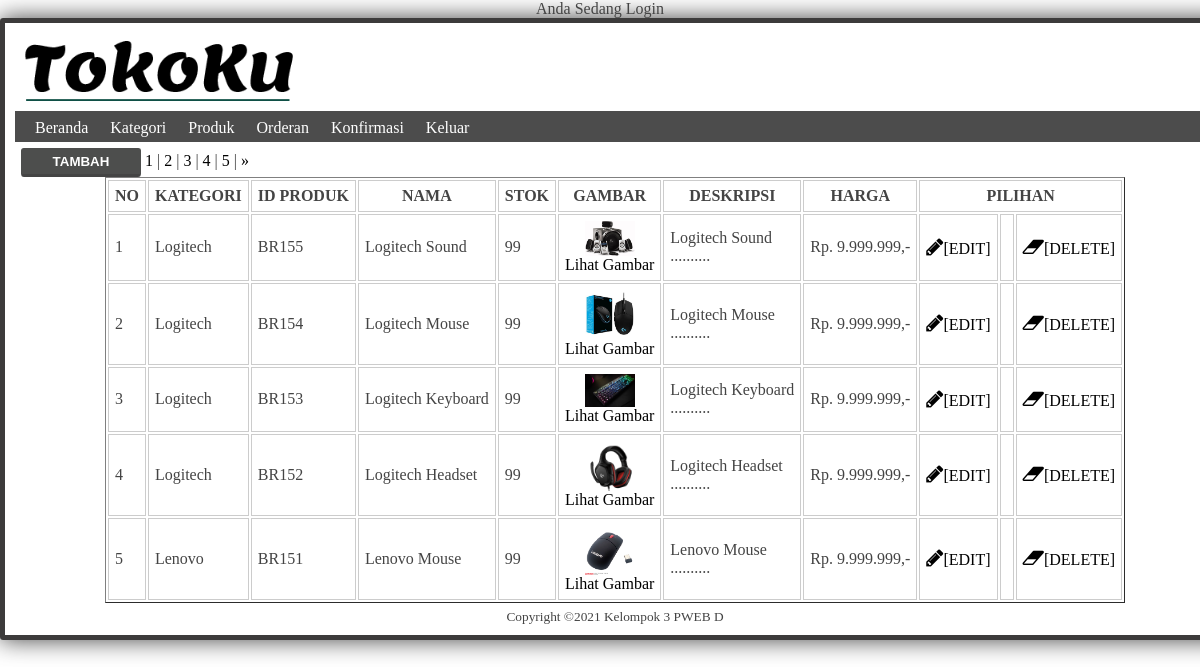
The app's page /admin/admin_product.php (signed in) with its own data.
### tables this page shows
CREATE TABLE `produk` (
  `id_produk` int(5) NOT NULL,
  `category` varchar(20) NOT NULL,
  `nama_produk` varchar(50) NOT NULL,
  `deskripsi` text NOT NULL,
  `harga` double NOT NULL,
  `stok` varchar(3) NOT NULL
);

### web_config_vars.php (called while the page is built, shortened)
<?php
$currency_prefix = "Rp. ";
$currency_postfix = ",-";
function format_currency($v){
    global $currency_prefix,$currency_postfix;
    return $currency_prefix.number_format($v,0,"",".").$currency_postfix;
}
?>

### admin/admin_product.php (the view, shortened to what this page needs)
<?php
include "header-admin.php";
echo"<div id='bgkonten'>";
echo "<a href=\"admin_product_add.php\"><input type='button' value='TAMBAH' class='btn_submit'></a> ";
$total=mysqli_num_rows(mysqli_query($GLOBALS["___mysqli_ston"], "SELECT id_produk FROM produk;"));
$rowperpage=5;
if (!empty($_GET['page'])) $recno=($_GET['page']-1)*$rowperpage; else $recno=0;
$sql = "SELECT * FROM produk ORDER BY id_produk DESC LIMIT $recno,$rowperpage;";
$result = mysqli_query($GLOBALS["___mysqli_ston"], $sql);
$ada = mysqli_num_rows($result);
$no=0;
if ($ada>0){
    for ($i=1; $i<= ceil($total/$rowperpage); $i++){
        echo '<a href="'.$_SERVER['PHP_SELF'].'?page='.$i.'">'.$i.'</a> | ';
    }
    if ($_GET['page']<ceil($total/$rowperpage)) echo '<a href="'.$_SERVER['PHP_SELF'].'?page='.($_GET['page']+1).'">&raquo; </a> ';
    echo"<center>";
    echo '
    <table border="1" class="bgproduct">
    <tr>
    <td><b>NO</td>
    <td align="center"><b>KATEGORI</td>
    <td align="center"><b>ID PRODUK</td>
    <td align="center"><b>NAMA</td>
     <td align="center"><b>STOK</td>
      <td align="center"><b>GAMBAR</td>
    <td align="center"><b>DESKRIPSI</td>
    <td align="center"><b>HARGA</td>
    <td colspan="4" align="center"> <b>PILIHAN</td>
    </tr>
    ';
      while ($row = mysqli_fetch_array($result)){
      $no++;
			echo "<tr><td>".($recno+$no)."</td>";
			if (file_exists("../items/".$row['id_produk'].".jpg"))
          $gambar="<a href=\"../items/".$row['id_produk'].".jpg\" target='_blank'><img src=\"../items/".$row['id_produk'].".jpg\" width=50 ></br>Lihat Gambar</a>";
      else
          $gambar="";
				   echo "<td>".$row['category']."</td>";
           echo "<td>BR".$row['id_produk']."</td>";
				   echo "<td>".$row['nama_produk']."</td>";
           echo "<td>".$row['stok']."</td>";
           echo "<td align='center'>".$gambar."</td>";
				   echo "<td>".substr($row['deskripsi'], 0, 100)."..........</td>";
				   echo "<td>".format_currency($row['harga'])."</td>";
				   echo "<td><a href=\"admin_product_edit.php?id=".$row['id_produk']."\"> <i class='fa fa-pencil' style='font-size: 20px;'></i>[EDIT]</a><td>";
           echo "<td><a href=\"admin_product_delete.php?id=".$row['id_produk']."\"><i class='fa fa-eraser' style='font-size: 20px;'></i>[DELETE]</a></td>";
			     echo "</tr>";
		}
    echo'
    </table>
    ';
} else {
    echo "Data Yang Diminta Tidak Tersedia";
}
echo"</center>";
echo"</div>";
?>
<?php
include"footer.php";
?>

### admin/header-admin.php (shortened to what this page needs)
<?php
include "../web_config_vars.php";
?>
<link href="style_admin.css" rel="stylesheet" type="text/css" media="screen" />
<link rel="stylesheet" href="//maxcdn.bootstrapcdn.com/font-awesome/4.3.0/css/font-awesome.min.css">
</head>
<body>
<?php
if (empty($_SESSION['islogin'])){
?>
<center>
<div id="login">
<div id="login_input">
<center>
<img src="../images/logoFix.png" width="200px" alt="" title=""><br>
<form method="post">
<input class="teksbok_admin" placeholder="Input Username" type="text" name="username" maxlength="12"><br>
<input class="teksbok_admin" placeholder="Type Your Password" type="password" name="password"><br><br>
<input class="tombol_login" type="submit" value="LOGIN">
</form>
</div>
</center>
<?php
exit;
} else {
echo "<center>Anda Sedang Login </center>";
?>
<div id="wrapper">
<div id="head_admin">
<div class="cleared"></div></div>
<div id="bg_admin_menu">
<div class="adminmenu">
<ul>
	<li><a href="index.php">Beranda</a></li>
	<li><a href="tambah_kategori.php">Kategori</a></li>
  <li><a href="admin_product.php">Produk</a></li>
  <li><a href="admin_order.php">Orderan</a></li>
  <li><a href="konfirmasi.php">Konfirmasi</a></li>
  <li><a href="admin_logout.php">Keluar</a></li>
</ul>
</div>
</div>
<?php
}
?>

### admin/footer.php (shortened to what this page needs)
<div id="footer">
<div id="find">
<center>
  <small> Copyright &#169;<script type='text/javascript'>var creditsyear = new Date();document.write(creditsyear.getFullYear());</script>&nbsp;Kelompok 3 PWEB D</small>
</center>
</div>
</div>
</div>

### admin/style_admin.css (style rules this page uses)
* { padding:0px; margin:0px; }
a, a:visited { color:#000; text-decoration:none; }
body { background: #fff; font-family:Bizon; font-size:0.9 em; color:#444; }
#wrapper { margin:auto; width:1200px; padding:6px; background:#4c4c4c; padding:10px; -moz-box-shadow: 0 0 25px rgba(0, 0, 0, 0.75); -khtml-box-shadow: 0 0 25px rgba(0, 0, 0, 0.75); -webkit-box-shadow: 0 0 25px rgba(0, 0, 0, 0.75); box-shadow: 0 0 25px rgba(0, 0, 0, 0.75); -moz-border-radius: 10px; -khtml-border-radius: 10px 10px 10px 10px; -webkit-border-radius: 10px 10px 10px 10px; border-radius: 3px; background:transparent; border:5px #3c3b3b solid; }
.btn_submit { background:#4d4e4d; width:120px; padding:5px; color:#fff; font-weight:bold; border:1px solid #4d4e4d; border-radius: 3px; border-bottom:3px solid #444; }
#bg_admin_menu { background:#4c4c4c; height:26px; width:100%; padding-top:5px; }
.adminmenu ul { list-style:none; }
.adminmenu ul li { color:#fff; float:left; margin:3px 2px 0px 20px; padding:0px; }
.adminmenu ul li a { color:#fff; }
#head_admin { text-align:center; background:#fff url(../images/logoFix.png) no-repeat top left; background-size: 300px; height:75px; border-bottom:3px #fff solid; color:#fff; }
#bgkonten { padding:6px; height:auto; width:auto; text-align: left; }
.bgproduct td { border : 1px solid #ccc; padding:6px; }

### records on screen
produk: no "1", category "Logitech", id_produk "155", nama_produk "Logitech Sound", stok "99", shows a picture, deskripsi "Logitech Sound", harga "Rp. 9.999.999,-"
produk: no "2", category "Logitech", id_produk "154", nama_produk "Logitech Mouse", stok "99", shows a picture, deskripsi "Logitech Mouse", harga "Rp. 9.999.999,-"
produk: no "3", category "Logitech", id_produk "153", nama_produk "Logitech Keyboard", stok "99", shows a picture, deskripsi "Logitech Keyboard", harga "Rp. 9.999.999,-"
produk: no "4", category "Logitech", id_produk "152", nama_produk "Logitech Headset", stok "99", shows a picture, deskripsi "Logitech Headset", harga "Rp. 9.999.999,-"
produk: no "5", category "Lenovo", id_produk "151", nama_produk "Lenovo Mouse", stok "99", shows a picture, deskripsi "Lenovo Mouse", harga "Rp. 9.999.999,-"
